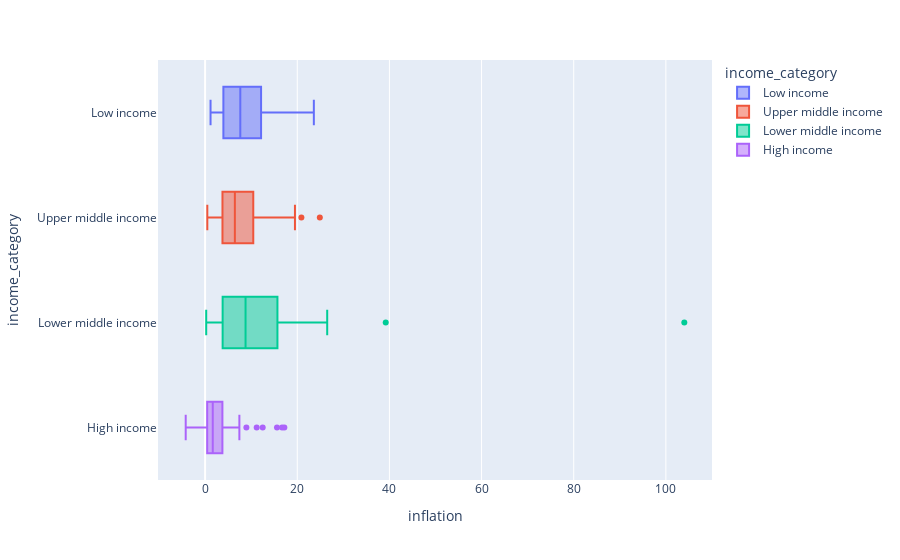

The cell this chart's notebook holds for it:
### Code cell
# Plot da distribuição por income_category e Inflation

px.box(df_countries, x='inflation', y='income_category', color='income_category', orientation='h', hover_data=['country'])

### Figure 1 — Plotly figure (JSON) as saved in the notebook; plotly's stock layout.template omitted (floating-point values rounded to 4 significant figures)
{"data": [{"alignmentgroup": "True", "customdata": [["Afghanistan"], ["Burkina Faso"], ["Burundi"], ["Central African Republic"], ["Chad"], ["Congo Dem. Rep."], ["Eritrea"], ["Gambia"], ["Guinea-Bissau"], ["Liberia"], ["Madagascar"], ["Malawi"], ["Mali"], ["Mozambique"], ["Niger"], ["Rwanda"], ["Sierra Leone"], ["Sudan"], ["Togo"], ["Uganda"], ["Yemen"]], "hovertemplate": "income_category=%{y}<br>inflation=%{x}<br>country=%{customdata[0]}<extra></extra>", "legendgroup": "Low income", "marker": {"color": "#636efa"}, "name": "Low income", "notched": false, "offsetgroup": "Low income", "orientation": "h", "showlegend": true, "type": "box", "x": [9.44, 6.81, 12.3, 2.01, 6.39, 20.8, 11.6, 4.3, 2.97, 5.47, 8.79, 12.1, 4.37, 7.64, 2.55, 2.61, 17.2, 19.6, 1.18, 10.6, 23.6], "x0": " ", "xaxis": "x", "y": ["Low income", "Low income", "Low income", "Low income", "Low income", "Low income", "Low income", "Low income", "Low income", "Low income", "Low income", "Low income", "Low income", "Low income", "Low income", "Low income", "Low income", "Low income", "Low income", "Low income", "Low income"], "y0": " ", "yaxis": "y"}, {"alignmentgroup": "True", "customdata": [["Albania"], ["Argentina"], ["Armenia"], ["Azerbaijan"], ["Belarus"], ["Belize"], ["Bosnia and Herzegovina"], ["Botswana"], ["Brazil"], ["Bulgaria"], ["China"], ["Colombia"], ["Costa Rica"], ["Dominican Republic"], ["Ecuador"], ["El Salvador"], ["Equatorial Guinea"], ["Fiji"], ["Gabon"], ["Georgia"], ["Grenada"], ["Guatemala"], ["Indonesia"], ["Iraq"], ["Jamaica"], ["Kazakhstan"], ["Libya"], ["Malaysia"], ["Maldives"], ["Mauritius"], ["Moldova"], ["Montenegro"], ["Namibia"], ["Paraguay"], ["Peru"], ["Russia"], ["Serbia"], ["South Africa"], ["St. Vincent and the Grenadines"], ["Suriname"], ["Thailand"], ["Tonga"], ["Turkey"], ["Turkmenistan"]], "hovertemplate": "income_category=%{y}<br>inflation=%{x}<br>country=%{customdata[0]}<extra></extra>", "legendgroup": "Upper middle income", "marker": {"color": "#EF553B"}, "name": "Upper middle income", "notched": false, "offsetgroup": "Upper middle income", "orientation": "h", "showlegend": true, "type": "box", "x": [4.49, 20.9, 7.77, 13.8, 15.1, 1.14, 1.4, 8.92, 8.41, 1.11, 6.94, 3.86, 6.57, 5.44, 7.47, 2.65, 24.9, 4.23, 16.6, 8.55, 0.48, 5.14, 15.3, 16.6, 9.81, 19.5, 14.2, 7.27, 2.88, 1.13, 11.1, 1.6, 3.56, 6.1, 5.71, 14.2, 5.88, 6.35, 4.44, 7.2, 4.08, 3.68, 7.01, 2.31], "x0": " ", "xaxis": "x", "y": ["Upper middle income", "Upper middle income", "Upper middle income", "Upper middle income", "Upper middle income", "Upper middle income", "Upper middle income", "Upper middle income", "Upper middle income", "Upper middle income", "Upper middle income", "Upper middle income", "Upper middle income", "Upper middle income", "Upper middle income", "Upper middle income", "Upper middle income", "Upper middle income", "Upper middle income", "Upper middle income", "Upper middle income", "Upper middle income", "Upper middle income", "Upper middle income", "Upper middle income", "Upper middle income", "Upper middle income", "Upper middle income", "Upper middle income", "Upper middle income", "Upper middle income", "Upper middle income", "Upper middle income", "Upper middle income", "Upper middle income", "Upper middle income", "Upper middle income", "Upper middle income", "Upper middle income", "Upper middle income", "Upper middle income", "Upper middle income", "Upper middle income", "Upper middle income"], "y0": " ", "yaxis": "y"}, {"alignmentgroup": "True", "customdata": [["Algeria"], ["Angola"], ["Bangladesh"], ["Benin"], ["Bhutan"], ["Bolivia"], ["Cambodia"], ["Cameroon"], ["Cape Verde"], ["Comoros"], ["Congo Rep."], ["Cote d'Ivoire"], ["Egypt"], ["Ghana"], ["Guinea"], ["Haiti"], ["India"], ["Iran"], ["Jordan"], ["Kenya"], ["Kiribati"], ["Kyrgyz Republic"], ["Lao"], ["Lebanon"], ["Lesotho"], ["Mauritania"], ["Micronesia"], ["Mongolia"], ["Morocco"], ["Myanmar"], ["Nepal"], ["Nigeria"], ["Pakistan"], ["Philippines"], ["Samoa"], ["Senegal"], ["Solomon Islands"], ["Sri Lanka"], ["Tajikistan"], ["Tanzania"], ["Timor-Leste"], ["Tunisia"], ["Ukraine"], ["Uzbekistan"], ["Vanuatu"], ["Vietnam"], ["Zambia"]], "hovertemplate": "income_category=%{y}<br>inflation=%{x}<br>country=%{customdata[0]}<extra></extra>", "legendgroup": "Lower middle income", "marker": {"color": "#00cc96"}, "name": "Lower middle income", "notched": false, "offsetgroup": "Lower middle income", "orientation": "h", "showlegend": true, "type": "box", "x": [16.1, 22.4, 7.14, 0.885, 5.99, 8.78, 3.12, 1.91, 0.505, 3.87, 20.7, 5.39, 10.1, 16.6, 16.1, 5.45, 8.98, 15.9, 8.43, 2.09, 1.52, 10.0, 9.2, 0.238, 4.15, 18.9, 3.8, 39.2, 0.976, 7.04, 15.1, 104.0, 10.9, 4.22, 1.72, 1.85, 6.81, 22.8, 12.5, 9.25, 26.5, 3.82, 13.4, 16.5, 2.62, 12.1, 14.0], "x0": " ", "xaxis": "x", "y": ["Lower middle income", "Lower middle income", "Lower middle income", "Lower middle income", "Lower middle income", "Lower middle income", "Lower middle income", "Lower middle income", "Lower middle income", "Lower middle income", "Lower middle income", "Lower middle income", "Lower middle income", "Lower middle income", "Lower middle income", "Lower middle income", "Lower middle income", "Lower middle income", "Lower middle income", "Lower middle income", "Lower middle income", "Lower middle income", "Lower middle income", "Lower middle income", "Lower middle income", "Lower middle income", "Lower middle income", "Lower middle income", "Lower middle income", "Lower middle income", "Lower middle income", "Lower middle income", "Lower middle income", "Lower middle income", "Lower middle income", "Lower middle income", "Lower middle income", "Lower middle income", "Lower middle income", "Lower middle income", "Lower middle income", "Lower middle income", "Lower middle income", "Lower middle income", "Lower middle income", "Lower middle income", "Lower middle income"], "y0": " ", "yaxis": "y"}, {"alignmentgroup": "True", "customdata": [["Antigua and Barbuda"], ["Australia"], ["Austria"], ["Bahamas"], ["Bahrain"], ["Barbados"], ["Belgium"], ["Brunei"], ["Canada"], ["Chile"], ["Croatia"], ["Cyprus"], ["Czech Republic"], ["Denmark"], ["Estonia"], ["Finland"], ["France"], ["Germany"], ["Greece"], ["Guyana"], ["Hungary"], ["Iceland"], ["Ireland"], ["Israel"], ["Italy"], ["Japan"], ["Kuwait"], ["Latvia"], ["Lithuania"], ["Luxembourg"], ["Malta"], ["Netherlands"], ["New Zealand"], ["Norway"], ["Oman"], ["Panama"], ["Poland"], ["Portugal"], ["Qatar"], ["Romania"], ["Saudi Arabia"], ["Seychelles"], ["Singapore"], ["Slovak Republic"], ["Slovenia"], ["South Korea"], ["Spain"], ["Sweden"], ["Switzerland"], ["United Arab Emirates"], ["United Kingdom"], ["United States"], ["Uruguay"]], "hovertemplate": "income_category=%{y}<br>inflation=%{x}<br>country=%{customdata[0]}<extra></extra>", "legendgroup": "High income", "marker": {"color": "#ab63fa"}, "name": "High income", "notched": false, "offsetgroup": "High income", "orientation": "h", "showlegend": true, "type": "box", "x": [1.44, 1.16, 0.873, -0.393, 7.44, 0.321, 1.88, 16.7, 2.87, 8.96, 0.821, 2.01, -1.43, 3.22, 1.74, 0.351, 1.05, 0.758, 0.673, 5.73, 2.33, 5.47, -3.22, 1.77, 0.319, -1.9, 11.2, -0.812, 2.38, 3.62, 3.83, 0.848, 3.73, 5.95, 15.6, 2.59, 1.66, 0.643, 6.98, 3.53, 17.2, -4.21, -0.046, 0.485, -0.987, 3.16, 0.16, 0.991, 0.317, 12.5, 1.57, 1.22, 4.91], "x0": " ", "xaxis": "x", "y": ["High income", "High income", "High income", "High income", "High income", "High income", "High income", "High income", "High income", "High income", "High income", "High income", "High income", "High income", "High income", "High income", "High income", "High income", "High income", "High income", "High income", "High income", "High income", "High income", "High income", "High income", "High income", "High income", "High income", "High income", "High income", "High income", "High income", "High income", "High income", "High income", "High income", "High income", "High income", "High income", "High income", "High income", "High income", "High income", "High income", "High income", "High income", "High income", "High income", "High income", "High income", "High income", "High income"], "y0": " ", "yaxis": "y"}], "layout": {"boxmode": "overlay", "legend": {"title": {"text": "income_category"}, "tracegroupgap": 0}, "margin": {"t": 60}, "xaxis": {"anchor": "y", "domain": [0, 1], "title": {"text": "inflation"}}, "yaxis": {"anchor": "x", "categoryarray": ["High income", "Lower middle income", "Upper middle income", "Low income"], "categoryorder": "array", "domain": [0, 1], "title": {"text": "income_category"}}}}
